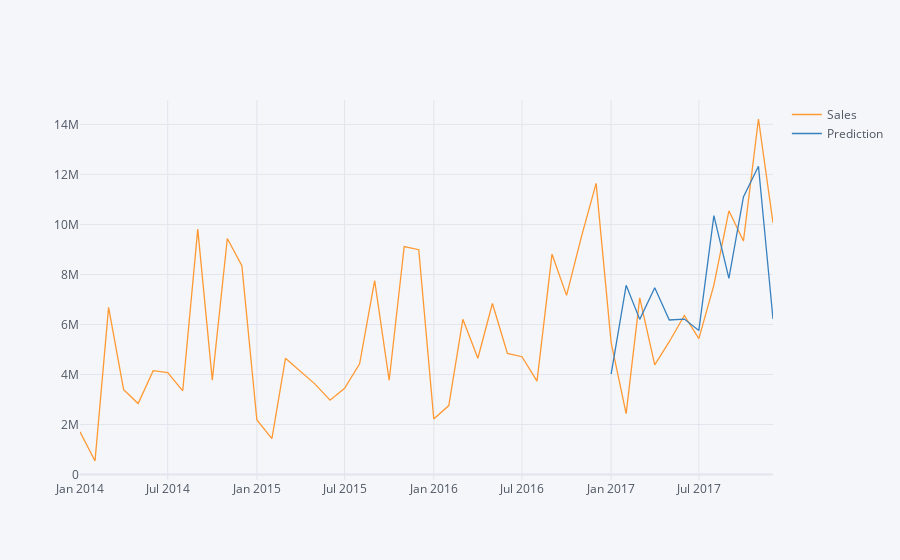

Notebook source saved alongside this figure:
### Code cell
pd.concat([sale_total,future_forecast],axis=1).iplot()
